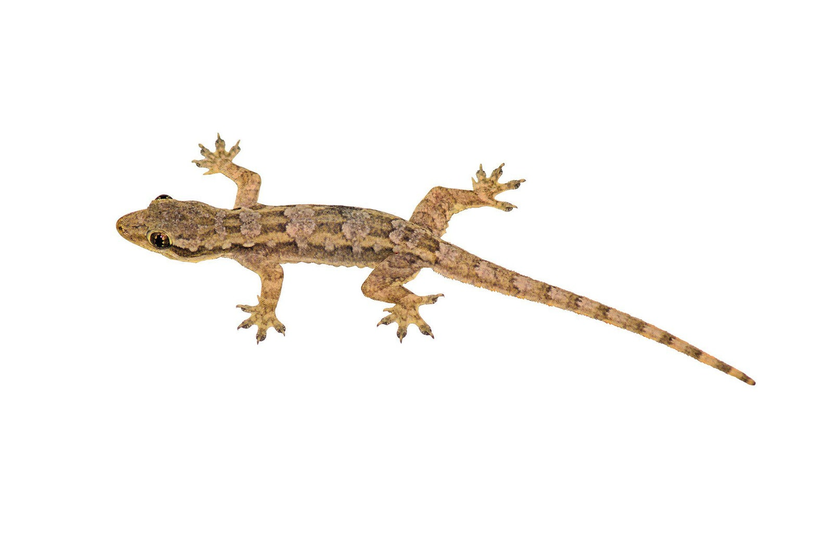
#> input picture images/image_1.png, 833 x 556 px, shrunk from 1600 x 1067 before the run, found by its file name; its folder holds 3 pictures in this run
$ python 08.py
#> lines starting #> are read from the running program, lines starting #| are printed output that depends on the picture
### src/run_images.py
import cv2 as cv
import os

# test = cv.imread()

input_folder = os.path.abspath('images')
output_folder = os.path.abspath('output')
images = os.listdir(input_folder)

def run_images(fun, flags = cv.IMREAD_COLOR):
#> called with flags = 1
    for image in images:
        image_path = os.path.join(input_folder, image)
        print("Processing", image_path)
        output = fun(cv.imread(image_path, flags))
#> in Rotate45, `width, height = input.shape[1::-1]`: width = 833; height = 556
#> in Rotate45, `center_of_image = (int(width / 2), int(height / 2))`: center_of_image = (416, 278)
#> in Rotate45, `return cv.warpAffine(input, cv.getRotationMatrix2D(center_of_image, 45..`:
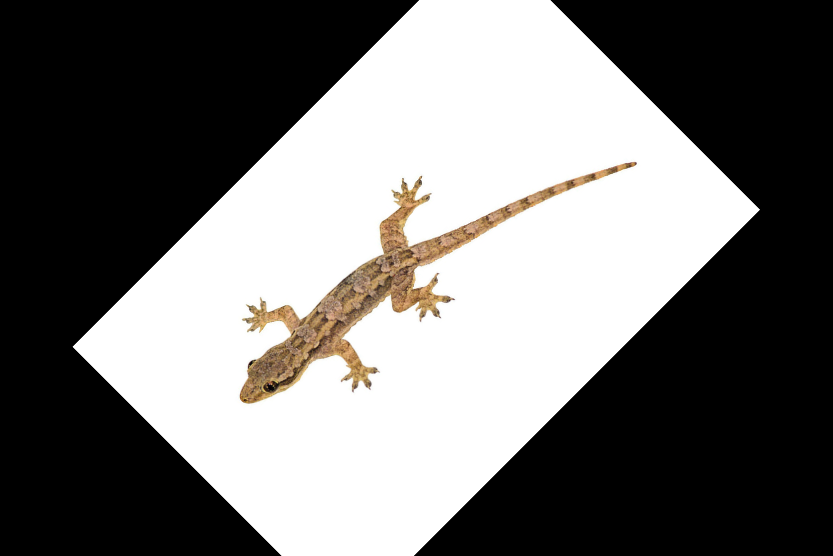
#> returned value: shape (556, 833, 3); mean of channels 0, 1, 2 114.3, 115.7, 117; drawn as B, G, R
        if isinstance(output, list):
            for i in range(len(output)):
                output_path = os.path.join(output_folder, str(i) + image)
                cv.imwrite(output_path, output[i])
        else:
            output_path = os.path.join(output_folder, image)
            cv.imwrite(output_path, output)
#> pass 2 of the loop in run_images, `for image in images:`:
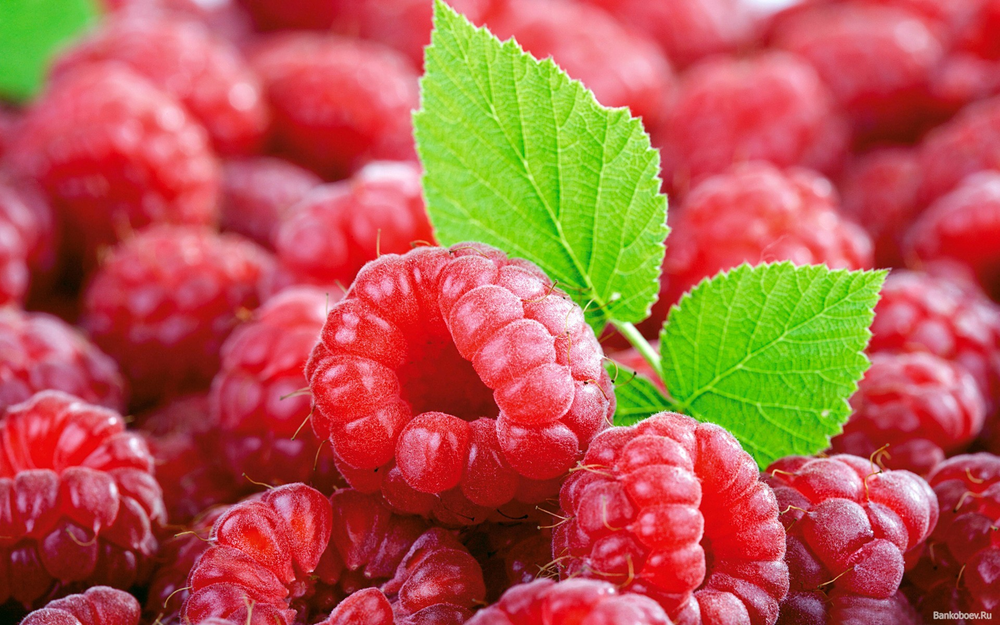
#> input picture images/image_2.png, 1000 x 625 px, shrunk from 1920 x 1200 before the run, found by its file name
#> width = 1000; height = 625
#> center_of_image = (500, 312)
#> in Rotate45 (call 2), `return cv.warpAffine(input, cv.getRotationMatrix2D(center_of_image, 45..`:
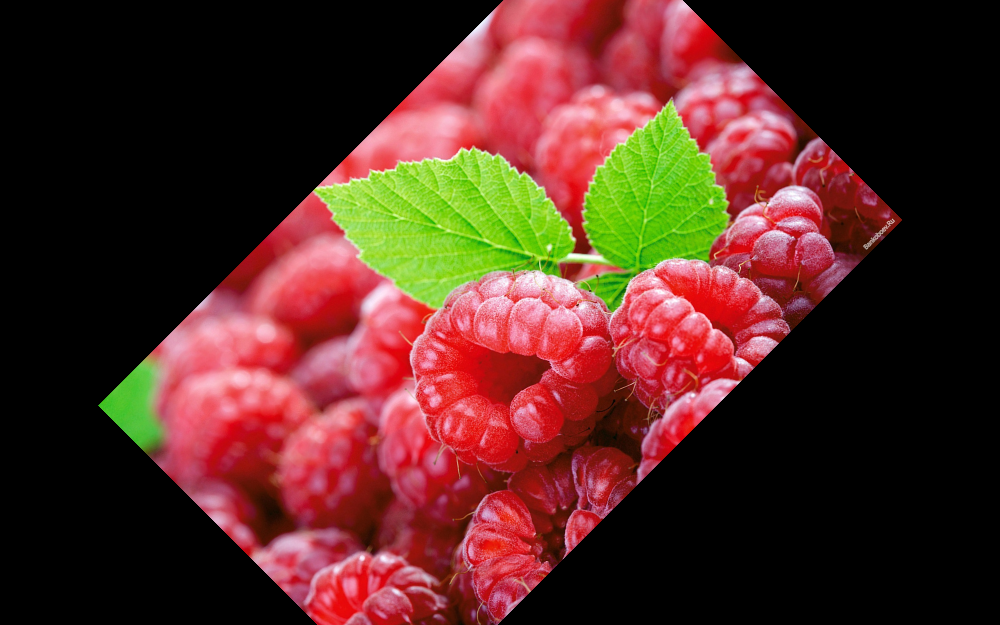
#> returned value: shape (625, 1000, 3); mean of channels 0, 1, 2 35.3, 42.8, 84.6; drawn as B, G, R
#> pass 3 of the loop in run_images, `for image in images:`:
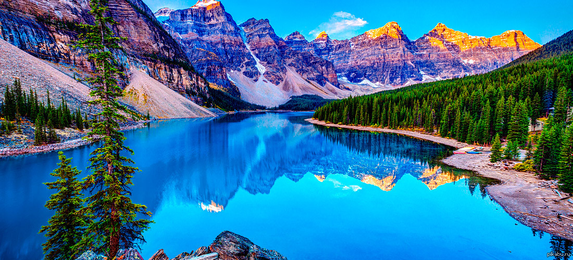
#> input picture images/image_3.png, 573 x 260 px, shrunk from 1100 x 500 before the run, found by its file name
#> width = 573; height = 260
#> center_of_image = (286, 130)
#> in Rotate45 (call 3), `return cv.warpAffine(input, cv.getRotationMatrix2D(center_of_image, 45..`:
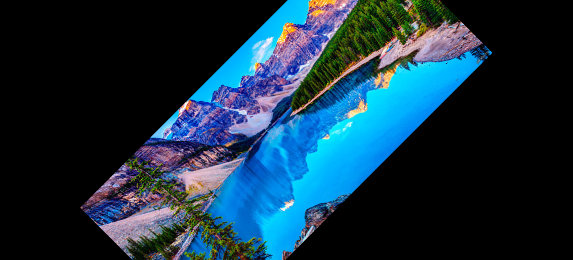
#> returned value: shape (260, 573, 3); mean of channels 0, 1, 2 65.8, 49.2, 23.6; drawn as B, G, R

### src/08.py
import cv2 as cv
from run_images import run_images

def Rotate45(input):
    width, height = input.shape[1::-1]
    center_of_image = (int(width / 2), int(height / 2))

    return cv.warpAffine(input, cv.getRotationMatrix2D(center_of_image, 45, 0.7), (width, height))

run_images(Rotate45)
